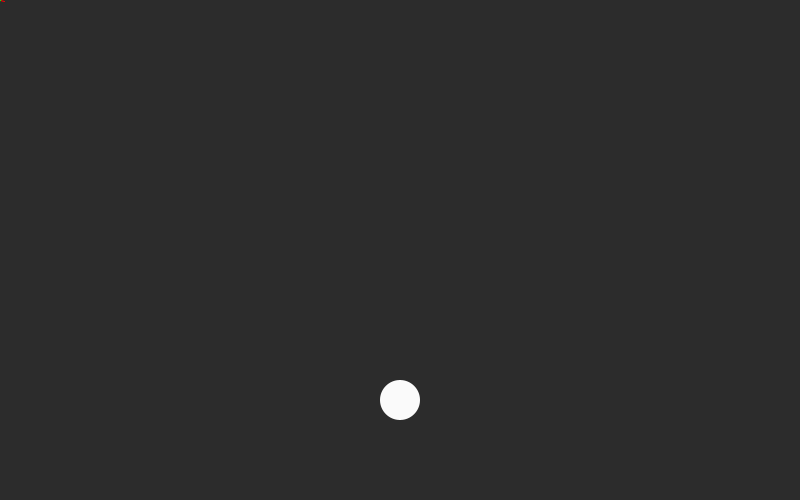
Frame 1 (no input)
Frame 60 (the mouse pressed at the canvas centre just before this capture): identical to frame 1, image omitted
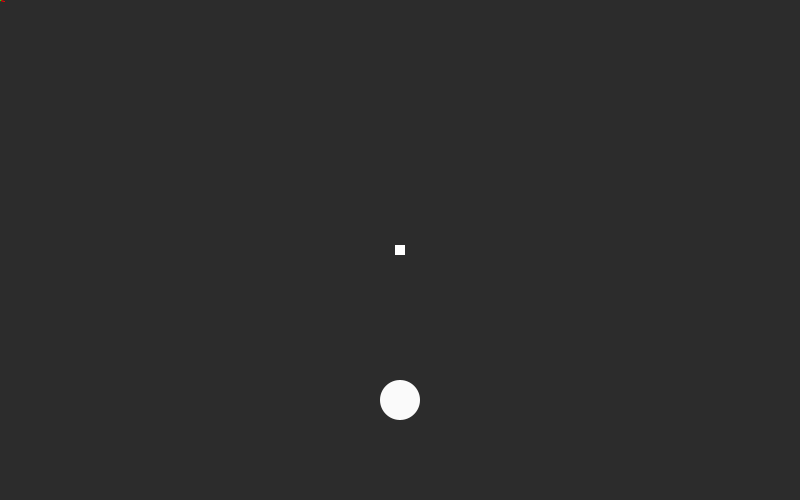
Frame 120 (the mouse held since frame 60 and released just before this capture)

The Processing sketch that drew these frames (run headless with seeded random() and noise(); from frame 60 on, the mouse is pressed at the canvas centre):

// Processing sketch: processing_79876
// ── processing_79876.pde


PVector gravity;

// ball

PVector startPosition;
PVector position;
PVector velocity;
float mass = 10;

// target

PVector target;
float targetPos = 400;
float radius = 40;

void setup() {

  size(800, 500);
  frameRate(25);
  smooth();

  startPosition = new PVector();

  target = new PVector(targetPos,targetPos);
  position = new PVector(0, 0);
  velocity = new PVector(0, 0);
  
  gravity = new PVector(0, 0);  // gravity goes down
  
  
}

void draw() {
  background(44);
  
  // distance
  float distance = position.dist(target);
  println(distance); 
  PVector direction = new PVector();
  
  if (distance < 200) {
    
  direction.set(position);
  direction.sub(target);
  direction.normalize();
  
  direction.mult(map(distance,0,200,5,0.1));
  
 // direction.mult(0.01);
  direction.mult(-1);
  

  }

  /* Calculate the movement */
  PVector acceleration = new PVector();
  acceleration.add(gravity);
  acceleration.add(direction);
  velocity.add(acceleration);
  position.add(velocity);

  /* Draw the object */
  noStroke();
  mass = (velocity.mag())*-2;
  ellipse(position.x, position.y, mass, mass);
  
  // screen
  
  if ((position.x > width) || (position.x <=0)) {
   velocity.x= velocity.x*-1;
  }
   if ((position.y > height) || (position.y <=0)) {
   velocity.y= velocity.y*-1;
  }
  
   
  noStroke();
  /// comparison 
  if (distance < mass ) { 
  fill(0,255,0);
   ellipse(targetPos,targetPos,100,100);
  } else {
    fill(250); 
   ellipse(targetPos,targetPos,radius,radius);
  }
  

  
  
  /* Draw slingshot */
  if(mousePressed) {
    stroke(255, 0, 0);
    line(mouseX, mouseY, startPosition.x, startPosition.y);

    noStroke();
    fill(255);

    rectMode(CENTER);
    rect(startPosition.x, startPosition.y, 10, 10);
  }

  /* Draw vectors (DO NOT COPY)  */
  stroke(255, 0, 0);
  drawVector(velocity, position, 20);
  stroke(0, 255, 0);
  drawVector(acceleration, position, 200);

}



void mousePressed() {
  startPosition.set(mouseX, mouseY, 0);
}



void mouseReleased() {
  position.set(startPosition);   // Begin where we started dragging

  PVector mouseDirection = new PVector(mouseX, mouseY);   // Calculate the shooting direction & strength
  mouseDirection.sub(startPosition);
  mouseDirection.mult(-1);   // Other way
  mouseDirection.mult(0.15);  // Scale it down

  velocity.set(mouseDirection);
}



void drawVector(PVector vec, PVector base, float len) {
  pushMatrix();
  float arrowSize = 4;
  translate(base.x, base.y);
  rotate(vec.heading2D());
  float lineLength = vec.mag() * len;
  line(0, 0, lineLength, 0);
  line(lineLength, 0,lineLength - arrowSize, arrowSize * 0.5);
  line(lineLength, 0,lineLength - arrowSize,-arrowSize * 0.5);
  popMatrix();
}
